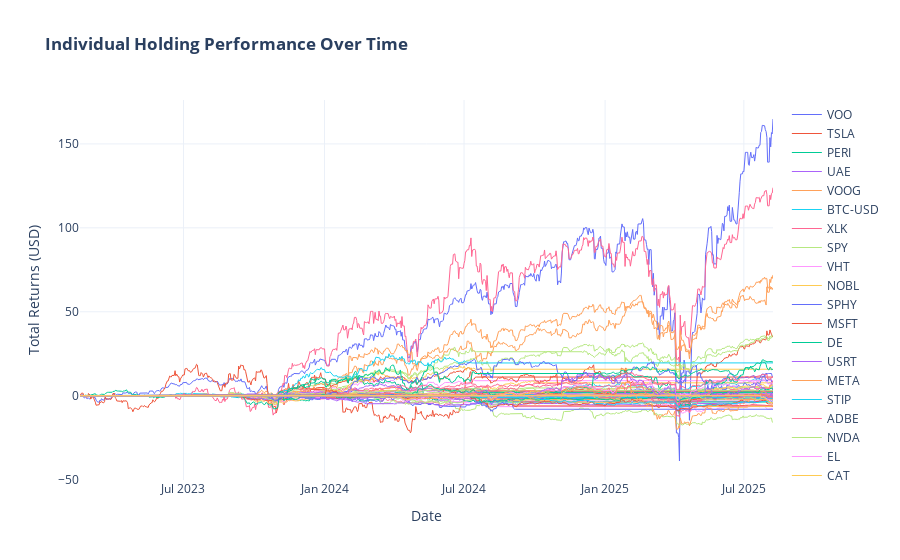

The code cell stored with this chart in its notebook:
### Code cell
fig_holdings = go.Figure()

for symbol in total_returns.columns:
    fig_holdings.add_trace(
        go.Scatter(
            x=total_returns.index,
            y=total_returns[symbol],
            mode="lines",
            name=symbol,
            line=dict(width=1),
        )
    )

fig_holdings.update_layout(
    title_text="<b>Individual Holding Performance Over Time</b>",
    template="plotly_white",
    xaxis_title="Date",
    yaxis_title=f"Total Returns ({config.BASE_CURRENCY})",
)

fig_holdings.show()

### Figure 1 — Plotly figure (JSON) as saved in the notebook; plotly's stock layout.template omitted (floating-point values rounded to 4 significant figures; data arrays with more than 128 entries replaced by an {"elided": "..."} marker saying what was removed)
{"data": [{"line": {"width": 1}, "mode": "lines", "name": "VOO", "type": "scatter", "x": {"elided": "905 str values"}, "y": {"elided": "905 float values"}}, {"line": {"width": 1}, "mode": "lines", "name": "TSLA", "type": "scatter", "x": {"elided": "905 str values"}, "y": {"elided": "905 float values"}}, {"line": {"width": 1}, "mode": "lines", "name": "PERI", "type": "scatter", "x": {"elided": "905 str values"}, "y": {"elided": "905 float values"}}, {"line": {"width": 1}, "mode": "lines", "name": "UAE", "type": "scatter", "x": {"elided": "905 str values"}, "y": {"elided": "905 float values"}}, {"line": {"width": 1}, "mode": "lines", "name": "VOOG", "type": "scatter", "x": {"elided": "905 str values"}, "y": {"elided": "905 float values"}}, {"line": {"width": 1}, "mode": "lines", "name": "BTC-USD", "type": "scatter", "x": {"elided": "905 str values"}, "y": {"elided": "905 float values"}}, {"line": {"width": 1}, "mode": "lines", "name": "XLK", "type": "scatter", "x": {"elided": "905 str values"}, "y": {"elided": "905 float values"}}, {"line": {"width": 1}, "mode": "lines", "name": "SPY", "type": "scatter", "x": {"elided": "905 str values"}, "y": {"elided": "905 float values"}}, {"line": {"width": 1}, "mode": "lines", "name": "VHT", "type": "scatter", "x": {"elided": "905 str values"}, "y": {"elided": "905 float values"}}, {"line": {"width": 1}, "mode": "lines", "name": "NOBL", "type": "scatter", "x": {"elided": "905 str values"}, "y": {"elided": "905 float values"}}, {"line": {"width": 1}, "mode": "lines", "name": "SPHY", "type": "scatter", "x": {"elided": "905 str values"}, "y": {"elided": "905 float values"}}, {"line": {"width": 1}, "mode": "lines", "name": "MSFT", "type": "scatter", "x": {"elided": "905 str values"}, "y": {"elided": "905 float values"}}, {"line": {"width": 1}, "mode": "lines", "name": "DE", "type": "scatter", "x": {"elided": "905 str values"}, "y": {"elided": "905 float values"}}, {"line": {"width": 1}, "mode": "lines", "name": "USRT", "type": "scatter", "x": {"elided": "905 str values"}, "y": {"elided": "905 float values"}}, {"line": {"width": 1}, "mode": "lines", "name": "META", "type": "scatter", "x": {"elided": "905 str values"}, "y": {"elided": "905 float values"}}, {"line": {"width": 1}, "mode": "lines", "name": "STIP", "type": "scatter", "x": {"elided": "905 str values"}, "y": {"elided": "905 float values"}}, {"line": {"width": 1}, "mode": "lines", "name": "ADBE", "type": "scatter", "x": {"elided": "905 str values"}, "y": {"elided": "905 float values"}}, {"line": {"width": 1}, "mode": "lines", "name": "NVDA", "type": "scatter", "x": {"elided": "905 str values"}, "y": {"elided": "905 float values"}}, {"line": {"width": 1}, "mode": "lines", "name": "EL", "type": "scatter", "x": {"elided": "905 str values"}, "y": {"elided": "905 float values"}}, {"line": {"width": 1}, "mode": "lines", "name": "CAT", "type": "scatter", "x": {"elided": "905 str values"}, "y": {"elided": "905 float values"}}, {"line": {"width": 1}, "mode": "lines", "name": "BKNG", "type": "scatter", "x": {"elided": "905 str values"}, "y": {"elided": "905 float values"}}, {"line": {"width": 1}, "mode": "lines", "name": "BA", "type": "scatter", "x": {"elided": "905 str values"}, "y": {"elided": "905 float values"}}, {"line": {"width": 1}, "mode": "lines", "name": "SHOP", "type": "scatter", "x": {"elided": "905 str values"}, "y": {"elided": "905 float values"}}, {"line": {"width": 1}, "mode": "lines", "name": "LUX", "type": "scatter", "x": {"elided": "905 str values"}, "y": {"elided": "905 float values"}}, {"line": {"width": 1}, "mode": "lines", "name": "IBB", "type": "scatter", "x": {"elided": "905 str values"}, "y": {"elided": "905 float values"}}, {"line": {"width": 1}, "mode": "lines", "name": "COIN", "type": "scatter", "x": {"elided": "905 str values"}, "y": {"elided": "905 float values"}}, {"line": {"width": 1}, "mode": "lines", "name": "OCSL", "type": "scatter", "x": {"elided": "905 str values"}, "y": {"elided": "905 float values"}}, {"line": {"width": 1}, "mode": "lines", "name": "TPVG", "type": "scatter", "x": {"elided": "905 str values"}, "y": {"elided": "905 float values"}}, {"line": {"width": 1}, "mode": "lines", "name": "GSBD", "type": "scatter", "x": {"elided": "905 str values"}, "y": {"elided": "905 float values"}}, {"line": {"width": 1}, "mode": "lines", "name": "NVO", "type": "scatter", "x": {"elided": "905 str values"}, "y": {"elided": "905 float values"}}, {"line": {"width": 1}, "mode": "lines", "name": "LLY", "type": "scatter", "x": {"elided": "905 str values"}, "y": {"elided": "905 float values"}}, {"line": {"width": 1}, "mode": "lines", "name": "TQQQ", "type": "scatter", "x": {"elided": "905 str values"}, "y": {"elided": "905 float values"}}, {"line": {"width": 1}, "mode": "lines", "name": "MOAT", "type": "scatter", "x": {"elided": "905 str values"}, "y": {"elided": "905 float values"}}, {"line": {"width": 1}, "mode": "lines", "name": "BRW", "type": "scatter", "x": {"elided": "905 str values"}, "y": {"elided": "905 float values"}}, {"line": {"width": 1}, "mode": "lines", "name": "CLM", "type": "scatter", "x": {"elided": "905 str values"}, "y": {"elided": "905 float values"}}, {"line": {"width": 1}, "mode": "lines", "name": "SPXL", "type": "scatter", "x": {"elided": "905 str values"}, "y": {"elided": "905 float values"}}, {"line": {"width": 1}, "mode": "lines", "name": "GOF", "type": "scatter", "x": {"elided": "905 str values"}, "y": {"elided": "905 float values"}}, {"line": {"width": 1}, "mode": "lines", "name": "CEFS", "type": "scatter", "x": {"elided": "905 str values"}, "y": {"elided": "905 float values"}}, {"line": {"width": 1}, "mode": "lines", "name": "ALDAR", "type": "scatter", "x": {"elided": "905 str values"}, "y": {"elided": "905 float values"}}, {"line": {"width": 1}, "mode": "lines", "name": "BURJEEL", "type": "scatter", "x": {"elided": "905 str values"}, "y": {"elided": "905 float values"}}, {"line": {"width": 1}, "mode": "lines", "name": "CHADX15", "type": "scatter", "x": {"elided": "905 str values"}, "y": {"elided": "905 float values"}}, {"line": {"width": 1}, "mode": "lines", "name": "IHC", "type": "scatter", "x": {"elided": "905 str values"}, "y": {"elided": "905 float values"}}, {"line": {"width": 1}, "mode": "lines", "name": "EMAAR", "type": "scatter", "x": {"elided": "905 str values"}, "y": {"elided": "905 float values"}}, {"line": {"width": 1}, "mode": "lines", "name": "MULTIPLY", "type": "scatter", "x": {"elided": "905 str values"}, "y": {"elided": "905 float values"}}, {"line": {"width": 1}, "mode": "lines", "name": "ASM", "type": "scatter", "x": {"elided": "905 str values"}, "y": {"elided": "905 float values"}}, {"line": {"width": 1}, "mode": "lines", "name": "AMR", "type": "scatter", "x": {"elided": "905 str values"}, "y": {"elided": "905 float values"}}, {"line": {"width": 1}, "mode": "lines", "name": "AMZN", "type": "scatter", "x": {"elided": "905 str values"}, "y": {"elided": "905 float values"}}, {"line": {"width": 1}, "mode": "lines", "name": "INDA", "type": "scatter", "x": {"elided": "905 str values"}, "y": {"elided": "905 float values"}}, {"line": {"width": 1}, "mode": "lines", "name": "VBK", "type": "scatter", "x": {"elided": "905 str values"}, "y": {"elided": "905 float values"}}, {"line": {"width": 1}, "mode": "lines", "name": "PAK", "type": "scatter", "x": {"elided": "905 str values"}, "y": {"elided": "905 float values"}}, {"line": {"width": 1}, "mode": "lines", "name": "KSA", "type": "scatter", "x": {"elided": "905 str values"}, "y": {"elided": "905 float values"}}, {"line": {"width": 1}, "mode": "lines", "name": "IJR", "type": "scatter", "x": {"elided": "905 str values"}, "y": {"elided": "905 float values"}}, {"line": {"width": 1}, "mode": "lines", "name": "MCHI", "type": "scatter", "x": {"elided": "905 str values"}, "y": {"elided": "905 float values"}}, {"line": {"width": 1}, "mode": "lines", "name": "SPSM", "type": "scatter", "x": {"elided": "905 str values"}, "y": {"elided": "905 float values"}}, {"line": {"width": 1}, "mode": "lines", "name": "EWJ", "type": "scatter", "x": {"elided": "905 str values"}, "y": {"elided": "905 float values"}}, {"line": {"width": 1}, "mode": "lines", "name": "MBB", "type": "scatter", "x": {"elided": "905 str values"}, "y": {"elided": "905 float values"}}, {"line": {"width": 1}, "mode": "lines", "name": "IPO", "type": "scatter", "x": {"elided": "905 str values"}, "y": {"elided": "905 float values"}}, {"line": {"width": 1}, "mode": "lines", "name": "ARKK", "type": "scatter", "x": {"elided": "905 str values"}, "y": {"elided": "905 float values"}}, {"line": {"width": 1}, "mode": "lines", "name": "XLF", "type": "scatter", "x": {"elided": "905 str values"}, "y": {"elided": "905 float values"}}, {"line": {"width": 1}, "mode": "lines", "name": "VXUS", "type": "scatter", "x": {"elided": "905 str values"}, "y": {"elided": "905 float values"}}, {"line": {"width": 1}, "mode": "lines", "name": "ROM", "type": "scatter", "x": {"elided": "905 str values"}, "y": {"elided": "905 float values"}}, {"line": {"width": 1}, "mode": "lines", "name": "ARM", "type": "scatter", "x": {"elided": "905 str values"}, "y": {"elided": "905 float values"}}, {"line": {"width": 1}, "mode": "lines", "name": "RYAAY", "type": "scatter", "x": {"elided": "905 str values"}, "y": {"elided": "905 float values"}}, {"line": {"width": 1}, "mode": "lines", "name": "APO", "type": "scatter", "x": {"elided": "905 str values"}, "y": {"elided": "905 float values"}}, {"line": {"width": 1}, "mode": "lines", "name": "KKR", "type": "scatter", "x": {"elided": "905 str values"}, "y": {"elided": "905 float values"}}, {"line": {"width": 1}, "mode": "lines", "name": "JPMB", "type": "scatter", "x": {"elided": "905 str values"}, "y": {"elided": "905 float values"}}, {"line": {"width": 1}, "mode": "lines", "name": "SMOT", "type": "scatter", "x": {"elided": "905 str values"}, "y": {"elided": "905 float values"}}, {"line": {"width": 1}, "mode": "lines", "name": "XLV", "type": "scatter", "x": {"elided": "905 str values"}, "y": {"elided": "905 float values"}}, {"line": {"width": 1}, "mode": "lines", "name": "BRK-B", "type": "scatter", "x": {"elided": "905 str values"}, "y": {"elided": "905 float values"}}, {"line": {"width": 1}, "mode": "lines", "name": "BX", "type": "scatter", "x": {"elided": "905 str values"}, "y": {"elided": "905 float values"}}], "layout": {"title": {"text": "<b>Individual Holding Performance Over Time</b>"}, "xaxis": {"title": {"text": "Date"}}, "yaxis": {"title": {"text": "Total Returns (USD)"}}}}
